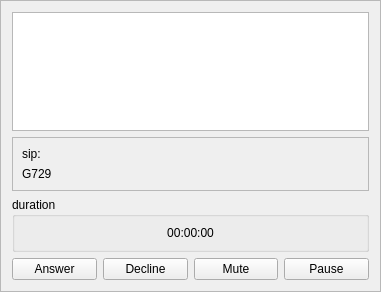
<?xml version="1.0" encoding="UTF-8"?>
<ui version="4.0">
 <class>CallViewFrame</class>
 <widget class="QFrame" name="CallViewFrame">
  <property name="geometry">
   <rect>
    <x>0</x>
    <y>0</y>
    <width>381</width>
    <height>292</height>
   </rect>
  </property>
  <property name="windowTitle">
   <string>Frame</string>
  </property>
  <property name="frameShape">
   <enum>QFrame::StyledPanel</enum>
  </property>
  <property name="frameShadow">
   <enum>QFrame::Raised</enum>
  </property>
  <layout class="QGridLayout" name="gridLayout_2">
   <item row="0" column="0">
    <layout class="QVBoxLayout" name="verticalLayout_2">
     <item>
      <widget class="QGraphicsView" name="graphicsView"/>
     </item>
     <item>
      <widget class="QFrame" name="frame_callee">
       <property name="frameShape">
        <enum>QFrame::StyledPanel</enum>
       </property>
       <property name="frameShadow">
        <enum>QFrame::Plain</enum>
       </property>
       <property name="lineWidth">
        <number>2</number>
       </property>
       <layout class="QVBoxLayout" name="verticalLayout">
        <item>
         <widget class="QLabel" name="label_callee">
          <property name="text">
           <string>sip:</string>
          </property>
         </widget>
        </item>
        <item>
         <widget class="QLabel" name="label_codec">
          <property name="text">
           <string>G729</string>
          </property>
         </widget>
        </item>
       </layout>
      </widget>
     </item>
     <item>
      <widget class="QGroupBox" name="groupBox_duration">
       <property name="title">
        <string>duration</string>
       </property>
       <layout class="QGridLayout" name="gridLayout">
        <item row="0" column="0">
         <widget class="QLabel" name="label_duration">
          <property name="text">
           <string>00:00:00</string>
          </property>
          <property name="alignment">
           <set>Qt::AlignCenter</set>
          </property>
         </widget>
        </item>
       </layout>
      </widget>
     </item>
     <item>
      <layout class="QHBoxLayout" name="horizontalLayout">
       <item>
        <widget class="QPushButton" name="pushButton_answer">
         <property name="layoutDirection">
          <enum>Qt::LeftToRight</enum>
         </property>
         <property name="autoFillBackground">
          <bool>false</bool>
         </property>
         <property name="text">
          <string>Answer</string>
         </property>
         <property name="autoDefault">
          <bool>true</bool>
         </property>
        </widget>
       </item>
       <item>
        <widget class="QPushButton" name="pushButton_decline">
         <property name="layoutDirection">
          <enum>Qt::LeftToRight</enum>
         </property>
         <property name="text">
          <string>Decline</string>
         </property>
        </widget>
       </item>
       <item>
        <widget class="QPushButton" name="pushButton_mute">
         <property name="text">
          <string>Mute</string>
         </property>
        </widget>
       </item>
       <item>
        <widget class="QPushButton" name="pushButton_pause">
         <property name="text">
          <string>Pause</string>
         </property>
        </widget>
       </item>
      </layout>
     </item>
    </layout>
   </item>
  </layout>
 </widget>
 <resources/>
 <connections/>
</ui>
